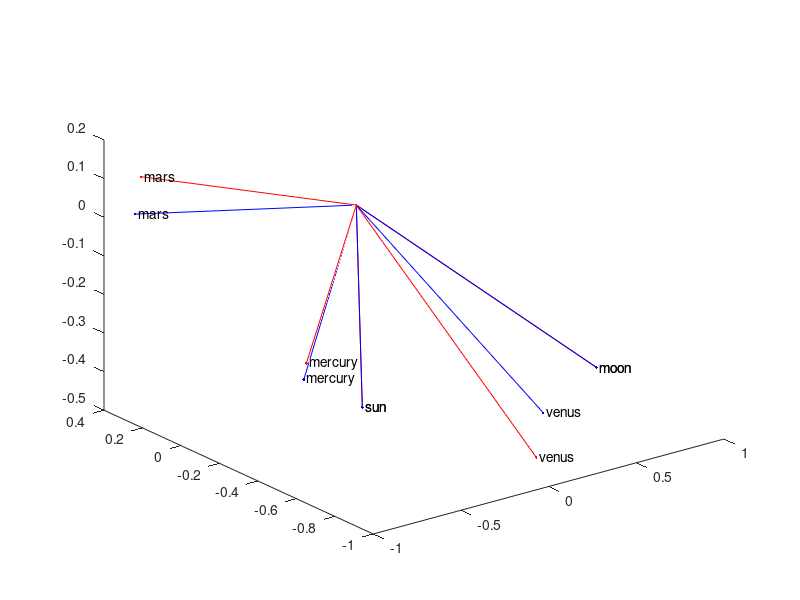

Source code (MATLAB):
% Sky Clock calculations
% As an input we get the positions of the planets
% Desired outputs is the projections onto the earth-sun-moon plane

%%
% Positions of [sun mercury venus earth moon mars]

p = [ ...
    98737.65714089875 -322333.36244940694 -153695.74901326824
    6941996.601020642 40110318.72735843 20735265.058509897
    107376698.98967445 16606844.809812635 674753.2904573642
    102641024.09369242 97848513.33584224 42404420.99743636
    102797481.67090186 97531216.1543806 42302953.91258208
    -164532329.9741314 165301295.37539384 80258023.65923128];
nm = {'sun','mercury','venus','earth','moon','mars'};

planet = [];
% First assign the positions
for i = 1:size(p,1)
    pi = p(i,:);
    planet(i).p = pi;
    planet(i).nm = nm{i}

    plot3(pi(1),pi(2),pi(3),'r.');
    text(pi(1),pi(2),pi(3),[' ' planet(i).nm]);
    hold on
end
hold off


%% 
% Now calculate the geocentric position vectors of each planet

pearth = planet(4).p;
for i = 1:length(planet)
    pe = planet(i).p - pearth;
    % pen = normalized position relative to earth
    % (i.e. a unit vector pointing from earth to body X
    pen = pe/sqrt(dot(pe,pe));
    planet(i).pen = pen;       
    
    plot3([0 pen(1)],[0 pen(2)],[0 pen(3)],'r.-');
    text(pen(1),pen(2),pen(3),[' ' planet(i).nm]);
    hold on
end
% hold off

%%
% psun is the unit vector that points from earth to sun
% pmoon is the unit vector that points from earth to moon

psun = planet(1).pen;
pmoon = planet(5).pen;
b = cross(psun,pmoon);

%%
% Now we project the vectors onto the plane defined by earth-moon-sun
% See http://en.wikipedia.org/wiki/Vector_projection

for i = 1:length(planet)
    pen = planet(i).pen;
    pen2 = pen - dot(pen,b)/dot(b,b)*b;
    planet(i).pen2 = pen2;
    
    plot3([0 pen2(1)],[0 pen2(2)],[0 pen2(3)],'b.-');
    text(pen2(1),pen2(2),pen2(3),[' ' planet(i).nm]);
    hold on
end
hold off

%%
% cos(theta) = dot(u,v)/(sqrt(dot(u,u))*sqrt(sqrt(dot(v,v))))

x = cross(planet(1).pen2,planet(5).pen2)
y = cross(planet(1).pen2,planet(3).pen2)
x./y

% http://stackoverflow.com/questions/15101103/euler-angles-between-two-3d-vectors

